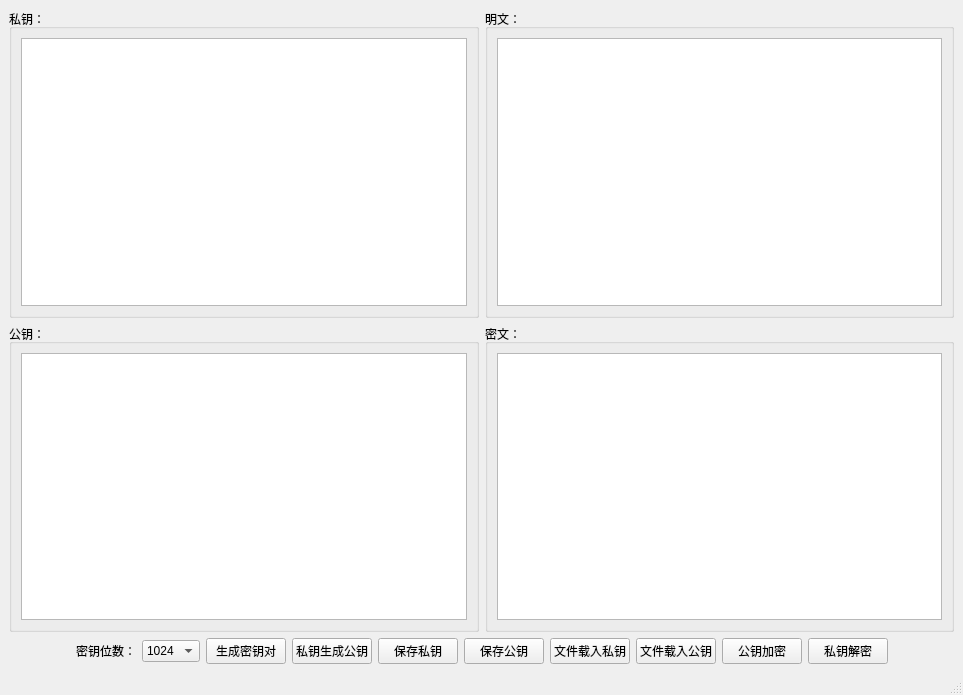
<?xml version="1.0" encoding="UTF-8"?>
<ui version="4.0">
 <class>MainWindow</class>
 <widget class="QMainWindow" name="MainWindow">
  <property name="geometry">
   <rect>
    <x>0</x>
    <y>0</y>
    <width>963</width>
    <height>695</height>
   </rect>
  </property>
  <property name="windowTitle">
   <string>RSA工具</string>
  </property>
  <widget class="QWidget" name="centralwidget">
   <layout class="QVBoxLayout" name="verticalLayout_7">
    <item>
     <layout class="QHBoxLayout" name="horizontalLayout_2">
      <item>
       <layout class="QVBoxLayout" name="verticalLayout_3">
        <item>
         <widget class="QGroupBox" name="groupBox_2">
          <property name="title">
           <string>私钥：</string>
          </property>
          <layout class="QVBoxLayout" name="verticalLayout_2">
           <item>
            <widget class="QPlainTextEdit" name="plainTextEdit"/>
           </item>
          </layout>
         </widget>
        </item>
        <item>
         <widget class="QGroupBox" name="groupBox">
          <property name="title">
           <string>公钥：</string>
          </property>
          <layout class="QVBoxLayout" name="verticalLayout">
           <item>
            <widget class="QPlainTextEdit" name="plainTextEdit_2"/>
           </item>
          </layout>
         </widget>
        </item>
       </layout>
      </item>
      <item>
       <layout class="QVBoxLayout" name="verticalLayout_6">
        <item>
         <widget class="QGroupBox" name="groupBox_3">
          <property name="title">
           <string>明文：</string>
          </property>
          <layout class="QVBoxLayout" name="verticalLayout_4">
           <item>
            <widget class="QPlainTextEdit" name="plainTextEdit_3"/>
           </item>
          </layout>
         </widget>
        </item>
        <item>
         <widget class="QGroupBox" name="groupBox_4">
          <property name="title">
           <string>密文：</string>
          </property>
          <layout class="QVBoxLayout" name="verticalLayout_5">
           <item>
            <widget class="QPlainTextEdit" name="plainTextEdit_4"/>
           </item>
          </layout>
         </widget>
        </item>
       </layout>
      </item>
     </layout>
    </item>
    <item>
     <layout class="QHBoxLayout" name="horizontalLayout">
      <item>
       <spacer name="horizontalSpacer">
        <property name="orientation">
         <enum>Qt::Horizontal</enum>
        </property>
        <property name="sizeHint" stdset="0">
         <size>
          <width>40</width>
          <height>20</height>
         </size>
        </property>
       </spacer>
      </item>
      <item>
       <widget class="QLabel" name="label">
        <property name="text">
         <string>密钥位数：</string>
        </property>
       </widget>
      </item>
      <item>
       <widget class="QComboBox" name="comboBox">
        <item>
         <property name="text">
          <string>1024</string>
         </property>
        </item>
        <item>
         <property name="text">
          <string>2048</string>
         </property>
        </item>
        <item>
         <property name="text">
          <string>4096</string>
         </property>
        </item>
       </widget>
      </item>
      <item>
       <widget class="QPushButton" name="pushButton">
        <property name="text">
         <string>生成密钥对</string>
        </property>
       </widget>
      </item>
      <item>
       <widget class="QPushButton" name="pushButton_8">
        <property name="text">
         <string>私钥生成公钥</string>
        </property>
       </widget>
      </item>
      <item>
       <widget class="QPushButton" name="pushButton_2">
        <property name="text">
         <string>保存私钥</string>
        </property>
       </widget>
      </item>
      <item>
       <widget class="QPushButton" name="pushButton_3">
        <property name="text">
         <string>保存公钥</string>
        </property>
       </widget>
      </item>
      <item>
       <widget class="QPushButton" name="pushButton_4">
        <property name="text">
         <string>文件载入私钥</string>
        </property>
       </widget>
      </item>
      <item>
       <widget class="QPushButton" name="pushButton_5">
        <property name="text">
         <string>文件载入公钥</string>
        </property>
       </widget>
      </item>
      <item>
       <widget class="QPushButton" name="pushButton_6">
        <property name="text">
         <string>公钥加密</string>
        </property>
       </widget>
      </item>
      <item>
       <widget class="QPushButton" name="pushButton_7">
        <property name="text">
         <string>私钥解密</string>
        </property>
       </widget>
      </item>
      <item>
       <spacer name="horizontalSpacer_2">
        <property name="orientation">
         <enum>Qt::Horizontal</enum>
        </property>
        <property name="sizeHint" stdset="0">
         <size>
          <width>40</width>
          <height>20</height>
         </size>
        </property>
       </spacer>
      </item>
     </layout>
    </item>
   </layout>
  </widget>
  <widget class="QMenuBar" name="menubar">
   <property name="geometry">
    <rect>
     <x>0</x>
     <y>0</y>
     <width>963</width>
     <height>23</height>
    </rect>
   </property>
  </widget>
  <widget class="QStatusBar" name="statusbar"/>
 </widget>
 <resources/>
 <connections/>
</ui>
